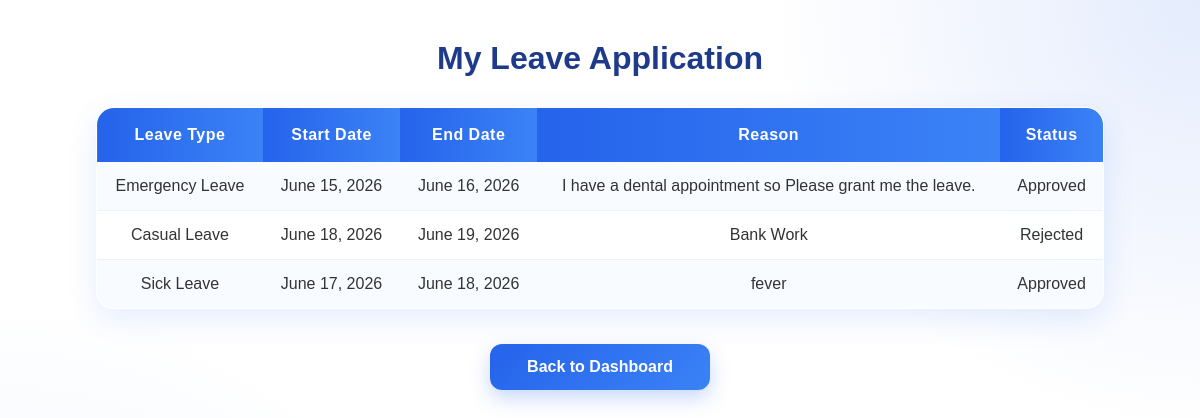
/leave/my-leaves/ (signed in), run on the app's committed database.
### leave/models.py (models this page shows, shortened)
class Leave(models.Model):
    user = models.ForeignKey(User,on_delete=models.CASCADE)
    leave_type = models.CharField(max_length=20)
    start_date = models.DateField()
    end_date = models.DateField()
    reason = models.TextField()
    status = models.CharField(max_length=20,default='Pending')

### leave/views.py (the view)
# urls.py: path('my-leaves/',views.my_leave,name='my_leaves'),
@login_required
def my_leave(request):
    leaves = Leave.objects.filter(user=request.user)
    return render(request,'my_leaves.html',{'leaves':leaves})

### templates/my_leaves.html (shortened to what this page needs)
<!DOCTYPE html>
<html lang="en">
<head>
</head>
<body>
    <h2>My Leave Application</h2>
    <table>
        <tr>
            <th>Leave Type</th>
            <th>Start Date</th>
            <th>End Date</th>
            <th>Reason</th>
            <th>Status</th>
        </tr>
        {% for i in leaves %}
        <tr>
            <td>{{ i.leave_type }}</td>
            <td>{{ i.start_date }}</td>
            <td>{{ i.end_date }}</td>
            <td>{{ i.reason }}</td>
            <td>{{ i.status }}</td>
        </tr>
        {% empty %}
        <tr>
            <td colspan="5" class="empty-msg">
                No leave applications found
            </td>
        </tr>
        {% endfor %}
    </table>
    <a href="{% url 'staff_dashboard' %}" class="back-btn">
        Back to Dashboard
    </a>
</body>
</html>

### templates/my_leaves.html (style rules this page uses)
* { margin:0; padding:0; box-sizing:border-box; font-family:Arial, sans-serif; }
:root { --primary:#2563eb; --secondary:#3b82f6; --light:#dbeafe; --extra-light:#eff6ff; --dark:#1e3a8a; --white:#ffffff; }
body { background: radial-gradient(circle at top right, rgba(37,99,235,0.12), transparent 30%), radial-gradient(circle at bottom left, rgba(59,130,246,0.10), transparent 35%), #ffffff; min-height:100vh; padding:40px; }
h2 { text-align:center; margin-bottom:30px; color:var(--dark); font-size:32px; font-weight:bold; }
table { width:90%; margin:auto; border-collapse:collapse; background:rgba(255,255,255,0.95); border:1px solid var(--light); border-radius:18px; overflow:hidden; box-shadow: 0 10px 30px rgba(37,99,235,0.12); }
th { background: linear-gradient( 90deg, var(--primary), var(--secondary)); color:white; padding:18px; font-size:16px; letter-spacing:0.5px; }
td { padding:15px; text-align:center; border-bottom:1px solid #edf2f7; color:#333; }
tr:nth-child(even) { background:#f8fbff; }
.back-btn { display:block; width:220px; margin:35px auto; text-align:center; padding:14px; background: linear-gradient( 135deg, var(--primary), var(--secondary)); color:white; text-decoration:none; border-radius:12px; font-weight:bold; box-shadow: 0 8px 20px rgba(37,99,235,0.25); transition:all 0.3s ease; }

### data on the page
Leave: leave_type "Emergency Leave", start_date "June 15, 2026", end_date "June 16, 2026", reason "I have a dental appointment so Please grant me the leave.", status "Approved"
Leave: leave_type "Casual Leave", start_date "June 18, 2026", end_date "June 19, 2026", reason "Bank Work", status "Rejected"
Leave: leave_type "Sick Leave", start_date "June 17, 2026", end_date "June 18, 2026", reason "fever", status "Approved"
